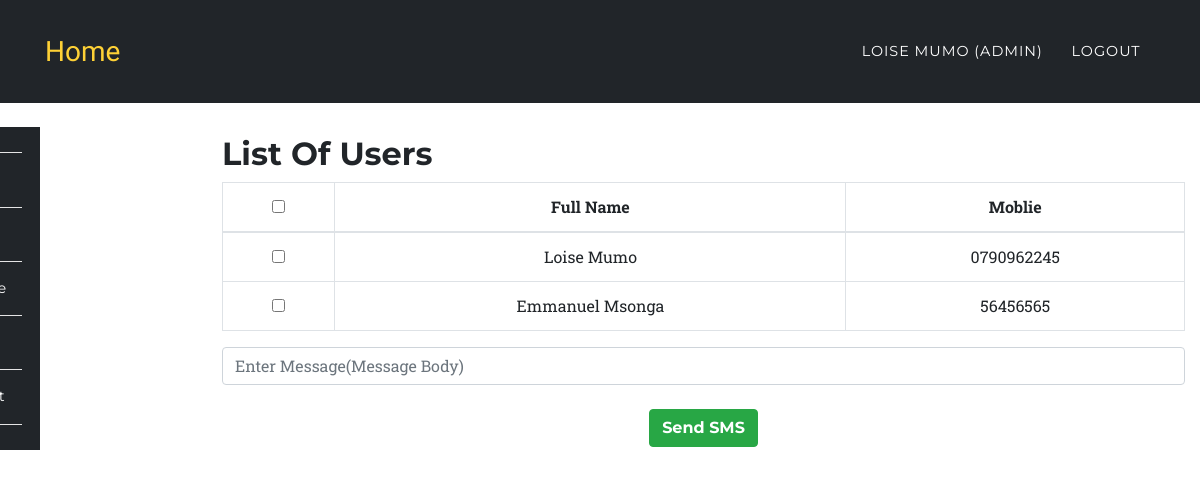
/app/sms.php (signed in), run on the app's committed database.
### tables this page shows
CREATE TABLE `users` (
  `id` int(10) UNSIGNED NOT NULL,
  `fullname` varchar(191) NOT NULL,
  `mobile` varchar(191) NOT NULL,
  `username` varchar(191) NOT NULL,
  `email` varchar(191) NOT NULL,
  `password` varchar(191) NOT NULL,
  `created_at` timestamp NULL DEFAULT CURRENT_TIMESTAMP,
  `updated_at` timestamp NULL DEFAULT CURRENT_TIMESTAMP,
  `role` varchar(100) DEFAULT 'user',
  `status` int(1) NOT NULL DEFAULT '1'
);

### app/sms.php (the view, shortened to what this page needs)
<?php
	require '../config/config.php';
		try {
			$stmt = $connect->prepare('SELECT * FROM users');
			$stmt->execute();
			$data = $stmt->fetchAll(PDO::FETCH_ASSOC);
		}
		catch(PDOException $e) {
			$errMsg = $e->getMessage();
		}
?>
<?php include '../include/header.php';?>
	<nav class="navbar navbar-expand-lg navbar-dark" style="background-color:#212529;" id="mainNav">
      <div class="container">
        <a class="navbar-brand js-scroll-trigger" href="../index.php">Home</a>
        <div class="collapse navbar-collapse" id="navbarResponsive">
          <ul class="navbar-nav text-uppercase ml-auto">
            <li class="nav-item">
              <a class="nav-link" href="login.php"><?php echo $_SESSION['fullname']; ?> <?php if($_SESSION['role'] == 'admin'){ echo "(Admin)"; } ?></a>
            </li>
            <li class="nav-item">
              <a href="../auth/logout.php" class="nav-link">Logout</a>
            </li>
          </ul>
        </div>
      </div>
    </nav>
<?php include '../include/side-nav.php';?>
<section class="wrapper" style="margin-left:16%;margin-top: -11%;">
	<div class="container">
		<div class="row">
			<div class="col-12">
				<h2>List Of Users</h2>
				<div class="table-responsive text-center">
					<form action="" method="post">
						<table class="table table-bordered">
						  <thead>
						    <tr>
						      <th><input type="checkbox" name="" id="selectAll"></th>
						      <th>Full Name</th>
						      <th>Moblie</th>
						    </tr>
						  </thead>
						  <tbody>
						  	<?php
						  		foreach ($data as $key => $value) {
								   echo '<tr>';
								      echo '<th scope="row"><input type="checkbox" name="check[]" value="'.$value['mobile'].'" id="selectAll$key"></th>';
								      echo '<td>'.$value['fullname'].'</td>';
								      echo '<td>'.$value['mobile'].'</td>';
								   echo '</tr>';
						  		}
						  	?>
						  </tbody>
						</table>
						<input type="textarea" name="message" class="form-control" placeholder="Enter Message(Message Body)" required>
						<br>
						<button type="submit" class="btn btn-success" name='sms_alert' value="sms_alert">Send SMS</button>
					</form>
				</div>
			</div>
		</div>
	</div>
</section>
<?php include '../include/footer.php';?>

### css/rent.css (style rules this page uses)
body { overflow-x: hidden; font-family: 'Roboto Slab', 'Helvetica Neue', Helvetica, Arial, sans-serif; }
a { color: #fed136; }
h1, h2, h3, h4, h5, h6 { font-weight: 700; font-family: 'Montserrat', 'Helvetica Neue', Helvetica, Arial, sans-serif; }
section { padding: 10px 0; }
@media (min-width: 768px) { section { padding: 140px 0; } }
.btn { font-family: 'Montserrat', 'Helvetica Neue', Helvetica, Arial, sans-serif; font-weight: 700; }
#mainNav { background-color: #212529; }
#mainNav .navbar-brand { color: #fed136; font-family: 'Kaushan Script', 'Helvetica Neue', Helvetica, Arial, cursive; }
#mainNav .navbar-nav .nav-item .nav-link { font-size: 90%; font-weight: 400; padding: 0.75em 0; letter-spacing: 1px; color: white; font-family: 'Montserrat', 'Helvetica Neue', Helvetica, Arial, sans-serif; }
@media (min-width: 992px) { #mainNav { padding-top: 25px; padding-bottom: 25px; -webkit-transition: padding-top 0.3s, padding-bottom 0.3s; -moz-transition: padding-top 0.3s, padding-bottom 0.3s; transition: padding-top 0.3s, padding-bottom 0.3s; border: none; background-color: transparent; } }
@media (min-width: 992px) { #mainNav .navbar-brand { font-size: 1.75em; -webkit-transition: all 0.3s; -moz-transition: all 0.3s; transition: all 0.3s; } }
@media (min-width: 992px) { #mainNav .navbar-nav .nav-item .nav-link { padding: 1.1em 1em !important; } }

### css/style.css (style rules this page uses)
.navbar { border-radius: 0px; }
section { padding-left: 15px; }

### data on the page
users: fullname "Loise Mumo", mobile "0790962245"
users: fullname "Emmanuel Msonga", mobile "56456565"

### other printed values
$_SESSION['fullname'] "LOISE MUMO"
